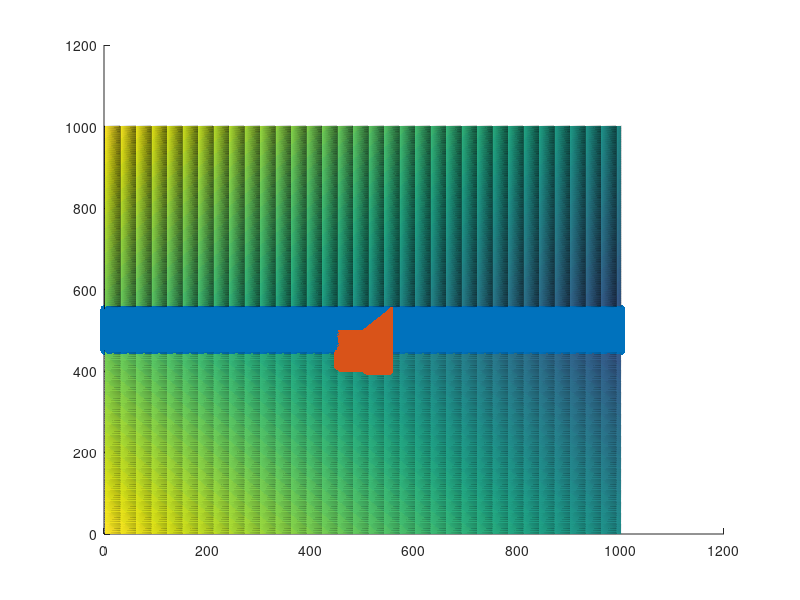

This figure's MATLAB source:
lattitude=1001;
longitude=1001;
width=51;
buffer=100;
River=zeros(lattitude, longitude);
River((ceil(size(River,2)/2)-width):(ceil(size(River,2)/2)+width),:)=1;
Elevation=zeros(lattitude, longitude);
riverChoice=3;

if riverChoice==1
    % %%%%%%%%%%Making a Wedge%%%%%%%%%%%%%%
    choice='Wedge';
    Elevation=longitude+Elevation;
    
    for i=2:size(Elevation,1)
        Elevation(:,i)=Elevation(:,i)-i;
    end
    
elseif riverChoice==2
    %%%%%%%%%Making a Trough%%%%%%%%%%%%%%%%%%%%%
    Elevation=longitude+Elevation;
    choice="Trough";
    
    for i=1:ceil(size(Elevation,1)/2)
        Elevation(i,:)=ceil(Elevation(i,:)/2)-i+1;
    end
    
    for i=1:ceil(size(Elevation,1)/2)-1
        Elevation(end-i+1,:)=ceil(Elevation(end-i+1,:)/2)-i+1;
    end
    
    
    
else
    % %%%%%%%%%%%Making a tilted trough%%%%%%
    Elevation=longitude+Elevation+longitude-1;
    choice="Tilted Trough";
    
    for i=1:size(Elevation,1)
        Elevation(:,i)=Elevation(:,i)-i;
    end
    
    for i=1:ceil(size(Elevation,1)/2)
        Elevation(i,:)=Elevation(i,:)-i+1;
    end
    
    for i=1:ceil(size(Elevation,1)/2)-1
        Elevation(end-i+1,:)=Elevation(end-i+1,:)-i+1;
    end
    
end
%%%%%%%%%%%%%%%%Graphing%%%%%%%%%%%%%%%%%%%%%%

River(ceil(size(River,2)/2)-width:ceil(size(River,2)/2)+width,:)=Elevation(ceil(size(River,2)/2)-width:ceil(size(River,2)/2)+width,:);
riverElevation=zeros(size(River,1),size(River,2));
[riverY, riverX]=find(River~=0);
for i=1:size(riverY,1)
    riverElevation(riverY(i),riverX(i))=Elevation(riverY(i),riverX(i));
end
[riverY,riverX]=find(riverElevation~=0);
riverZ=zeros(size(riverX));
for i=1:length(riverX)
    riverZ(i)=Elevation(riverY(i),riverX(i));
end
riverElevation=[riverX riverY riverZ];
hold on
scatter3(riverX,riverY,riverZ,'filled','green')
surf(Elevation)

% %%%%%%%%%%%%%%%Fly Postion%%%%%%%%%%%%

positions=zeros(longitude, lattitude);
fZ=zeros(1);
k=1;
for i=ceil(longitude/2)-buffer:ceil(longitude/2)+buffer
    for j=ceil(lattitude/2)-buffer:ceil(lattitude/2)+buffer
        positions(i,j)=River(i,j);
        if River(j,i)~=0
        fZ(k,1)=River(j,i);
        k=k+1;
        end
    end
end

[A, B]=find(positions~=0);
Coordinates=[A,B];

scatter3(A,B,fZ,'filled','black')
hold off
filenameholder=strcat(choice, '_size_', num2str(lattitude), 'x', num2str(longitude), '_width_', num2str(width),  '_buffer_',  num2str(buffer),datestr(now,'mmmm_dd_yyyy_HH_MM_SS_FFF_AM'));
save(filenameholder,'River','Elevation','Coordinates');